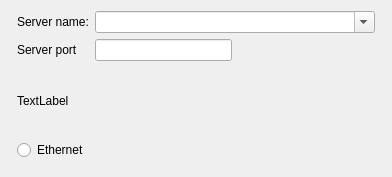
<?xml version="1.0" encoding="UTF-8"?>
<ui version="4.0">
 <class>ConnectionWindow</class>
 <widget class="QWidget" name="ConnectionWindow">
  <property name="geometry">
   <rect>
    <x>0</x>
    <y>0</y>
    <width>392</width>
    <height>177</height>
   </rect>
  </property>
  <property name="windowTitle">
   <string>Form</string>
  </property>
  <layout class="QGridLayout" name="gridLayout_4">
   <item row="0" column="0">
    <layout class="QGridLayout" name="gridLayout_2">
     <item row="1" column="2">
      <widget class="QLineEdit" name="portLineEdit"/>
     </item>
     <item row="0" column="1">
      <widget class="QLabel" name="hostLabel">
       <property name="text">
        <string>Server name:</string>
       </property>
      </widget>
     </item>
     <item row="1" column="3">
      <spacer name="horizontalSpacer_2">
       <property name="orientation">
        <enum>Qt::Horizontal</enum>
       </property>
       <property name="sizeHint" stdset="0">
        <size>
         <width>40</width>
         <height>20</height>
        </size>
       </property>
      </spacer>
     </item>
     <item row="1" column="1">
      <widget class="QLabel" name="portLabel">
       <property name="text">
        <string>Server port</string>
       </property>
      </widget>
     </item>
     <item row="4" column="0" colspan="5">
      <widget class="QDialogButtonBox" name="buttonBox"/>
     </item>
     <item row="0" column="2" colspan="2">
      <widget class="QComboBox" name="hostCombo">
       <property name="editable">
        <bool>true</bool>
       </property>
      </widget>
     </item>
     <item row="2" column="1" colspan="3">
      <widget class="QLabel" name="statusLabel">
       <property name="text">
        <string>TextLabel</string>
       </property>
      </widget>
     </item>
     <item row="3" column="1">
      <widget class="QRadioButton" name="ethernetRadioButton">
       <property name="text">
        <string>Ethernet</string>
       </property>
      </widget>
     </item>
    </layout>
   </item>
  </layout>
 </widget>
 <resources/>
 <connections/>
</ui>
